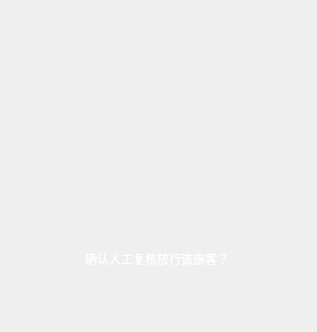
<?xml version="1.0" encoding="UTF-8"?>
<ui version="4.0">
 <class>MessageBoxFX</class>
 <widget class="QDialog" name="MessageBoxFX">
  <property name="geometry">
   <rect>
    <x>0</x>
    <y>0</y>
    <width>317</width>
    <height>332</height>
   </rect>
  </property>
  <property name="windowTitle">
   <string>Dialog</string>
  </property>
  <property name="styleSheet">
   <string notr="true">background-image: url(:/Images/RenZhengBiDui/fangxingBG.png);</string>
  </property>
  <widget class="QFrame" name="radiusFrame">
   <property name="geometry">
    <rect>
     <x>0</x>
     <y>0</y>
     <width>317</width>
     <height>332</height>
    </rect>
   </property>
   <property name="styleSheet">
    <string notr="true">border: 0;
image: 0;
border-radius:10px;</string>
   </property>
   <property name="frameShape">
    <enum>QFrame::StyledPanel</enum>
   </property>
   <property name="frameShadow">
    <enum>QFrame::Raised</enum>
   </property>
   <widget class="QPushButton" name="noPushButton">
    <property name="geometry">
     <rect>
      <x>26</x>
      <y>271</y>
      <width>124</width>
      <height>47</height>
     </rect>
    </property>
    <property name="styleSheet">
     <string notr="true">QPushButton{background:0;border:0;}
QPushButton{background-image: url(:/Images/HuiCha/QuXiao.png);}
QPushButton:hover{background-image: url(:/Images/HuiCha/QuXiaoDianJiHou.png);}
QPushButton:pressed{background-image: url(:/Images/HuiCha/QuXiao.png);}</string>
    </property>
    <property name="text">
     <string/>
    </property>
   </widget>
   <widget class="QPushButton" name="yesPushButton">
    <property name="geometry">
     <rect>
      <x>167</x>
      <y>271</y>
      <width>124</width>
      <height>47</height>
     </rect>
    </property>
    <property name="styleSheet">
     <string notr="true">QPushButton{background:0;border:0;}
QPushButton{background-image: url(:/Images/HuiCha/QueDing.png);}
QPushButton:hover{background-image: url(:/Images/HuiCha/QueDingDianJiHou.png);}
QPushButton:pressed{background-image: url(:/Images/HuiCha/QueDing.png);}</string>
    </property>
    <property name="text">
     <string/>
    </property>
   </widget>
   <widget class="QPushButton" name="closePushButton">
    <property name="geometry">
     <rect>
      <x>281</x>
      <y>20</y>
      <width>16</width>
      <height>16</height>
     </rect>
    </property>
    <property name="styleSheet">
     <string notr="true">QPushButton{background:0;border:0;}
QPushButton{background-image: url(:/Images/DengLu/GuanBi.png);}
QPushButton:hover{background-image: url(:/Images/DengLu/GuanBi.png);}
QPushButton:pressed{background-image: url(:/Images/DengLu/GuanBi.png);}</string>
    </property>
    <property name="text">
     <string/>
    </property>
   </widget>
   <widget class="QLabel" name="letGoIconLabel">
    <property name="geometry">
     <rect>
      <x>48</x>
      <y>247</y>
      <width>27</width>
      <height>24</height>
     </rect>
    </property>
    <property name="styleSheet">
     <string notr="true">background: 0;
background-image: url(:/Images/RenZhengBiDui/MaunalCheckWarm.png);</string>
    </property>
    <property name="text">
     <string/>
    </property>
   </widget>
   <widget class="QLabel" name="zhaoLabel">
    <property name="geometry">
     <rect>
      <x>26</x>
      <y>42</y>
      <width>265</width>
      <height>198</height>
     </rect>
    </property>
    <property name="styleSheet">
     <string notr="true">background: 0;
border-radius: 0;</string>
    </property>
    <property name="text">
     <string/>
    </property>
   </widget>
   <widget class="QLabel" name="letGoTextLabel">
    <property name="geometry">
     <rect>
      <x>85</x>
      <y>243</y>
      <width>211</width>
      <height>31</height>
     </rect>
    </property>
    <property name="styleSheet">
     <string notr="true">border: 0;
background: 0;
color: rgb(255, 255, 255);</string>
    </property>
    <property name="text">
     <string>确认人工复核放行该旅客？</string>
    </property>
   </widget>
  </widget>
 </widget>
 <resources/>
 <connections/>
</ui>
